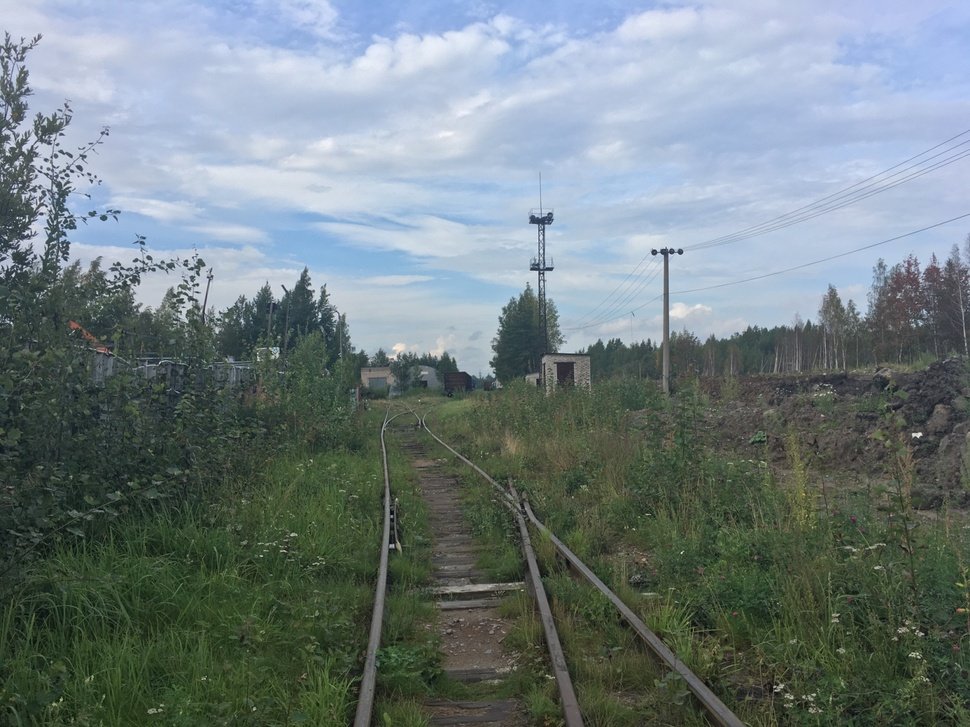
//> input picture lesson05/data/081.jpg, 970 x 727 px, shrunk from 1600 x 1200 before the run
$ ./main   (built with g++ and OpenCV 4)
//> lines starting //> are read from the running program, lines starting //| are printed output that depends on the picture
#include <filesystem>
#include <iostream>
#include <libutils/rasserts.h>

#include "hough.h"

#include <opencv2/imgproc.hpp>


void test(std::string name) {
//> called with name = "081"
    std::cout << "Processing image " << name << ".jpg..." << std::endl;

    std::string full_path = "lesson05/data/" + name + ".jpg";
    cv::Mat img = cv::imread(full_path);
//> img is the input picture: 727 rows x 970 cols, CV_8UC3; mean B, G, R 128, 125.9, 112.8
    cv::imwrite("lesson08/resultsData/" + name + "_0.png",
                img); // сохраним еще раз изначальную картинку в папку с результатами чтобы была под рукой
    rassert(!img.empty(), 238982391080010);
//> (this line was passed over: rassert is not available in this run)
    cv::cvtColor(img, img, cv::COLOR_BGR2GRAY); // преобразуем в оттенки серого
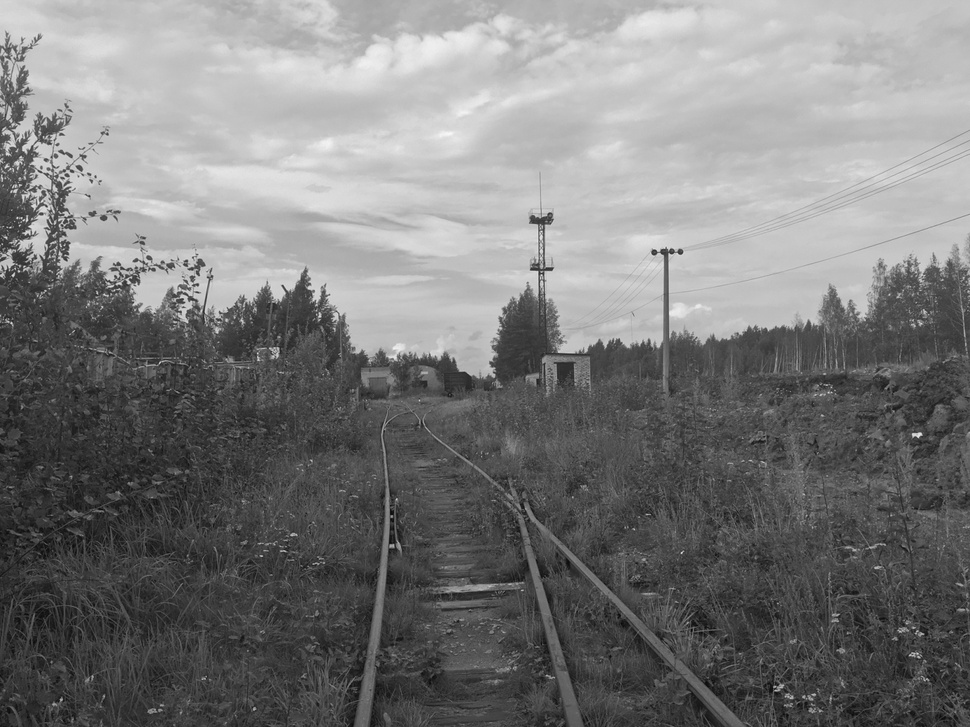
//> img: 727 rows x 970 cols, CV_8UC1; min 5, max 248, mean 122.2

    cv::Mat grad_x, grad_y; // в этих двух картинках мы получим производную (градиент=gradient) по оси x и y
    // для этого достаточно дважды применить оператор Собеля (реализованный в OpenCV)
    cv::Sobel(img, grad_x, CV_32FC1, 1, 0);
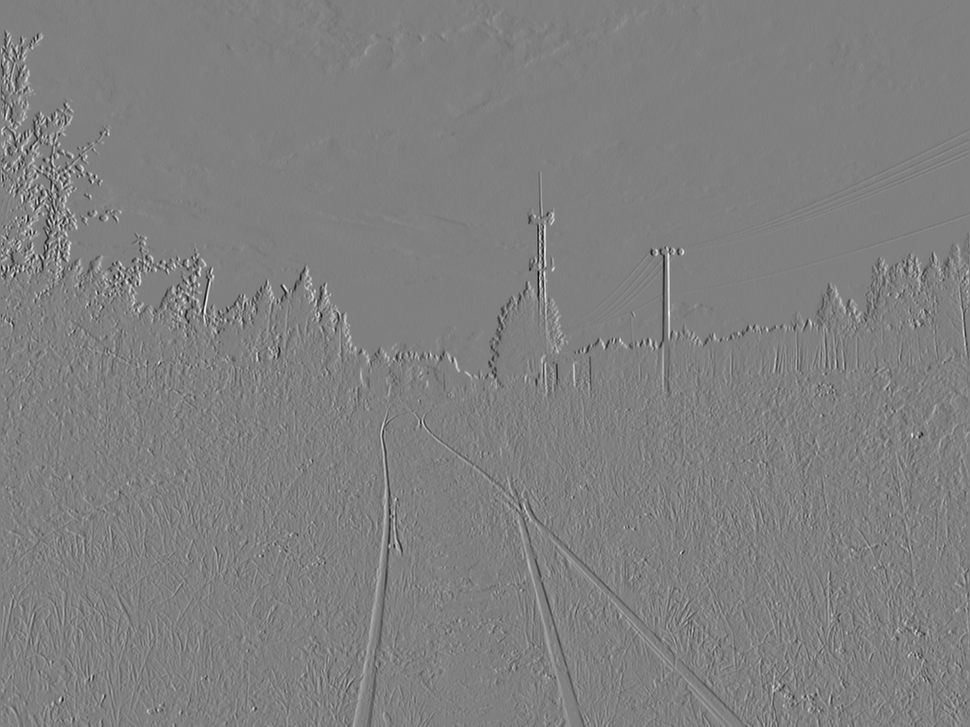
//> grad_x: 727 rows x 970 cols, CV_32FC1; min -677, max 671, mean 0.3; drawn with min black and max white
    cv::Sobel(img, grad_y, CV_32FC1, 0, 1);
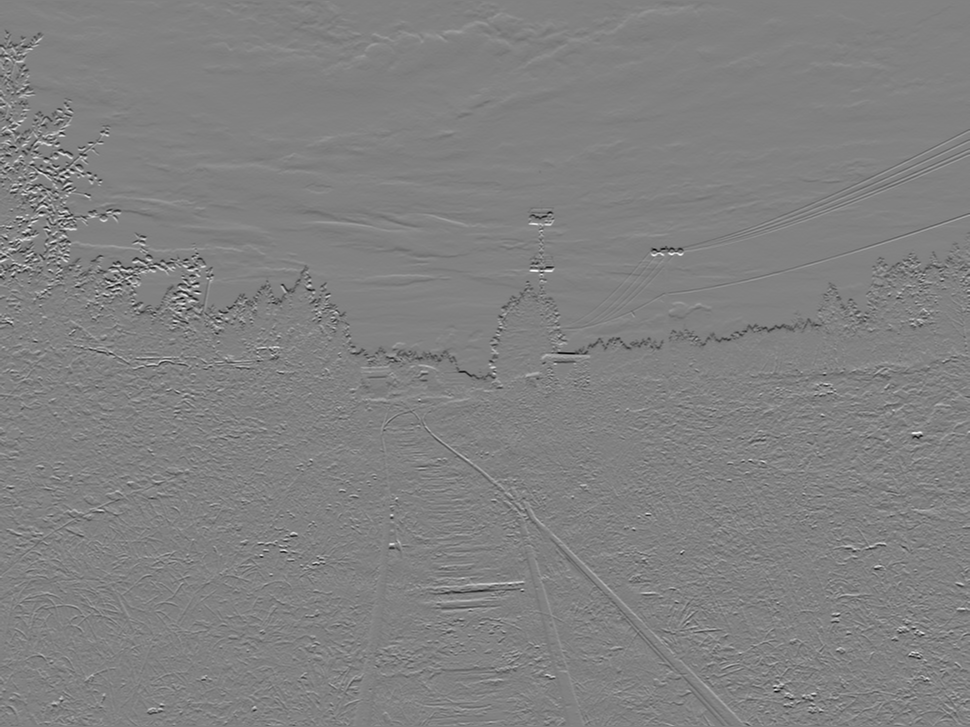
//> grad_y: 727 rows x 970 cols, CV_32FC1; min -677, max 655, mean -1.4; drawn with min black and max white
    rassert(!grad_x.empty(), 234892748239070017);
//> (this line was passed over: rassert is not available in this run)
    rassert(!grad_y.empty(), 234892748239070018);
//> (this line was passed over: rassert is not available in this run)

    // замечаем что мы ведь забыли взять абсолютное значение градиента!
    // давайте это исправим:
    grad_x = cv::abs(grad_x);
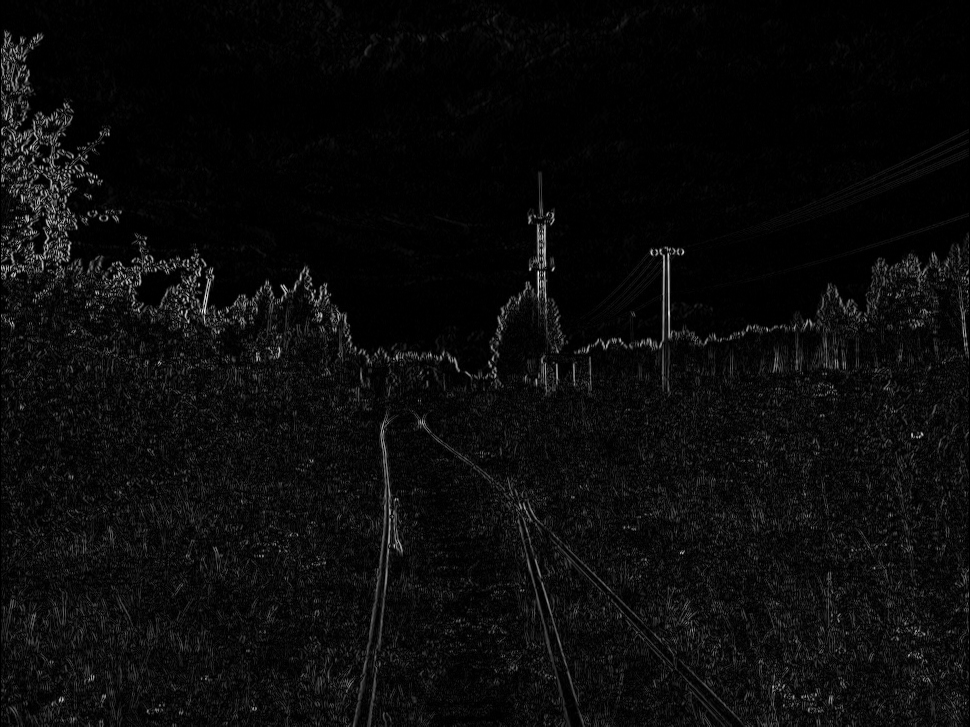
//> grad_x: 727 rows x 970 cols, CV_32FC1; min 0, max 677, mean 30.8; drawn with min black and max white
    grad_y = cv::abs(grad_y);
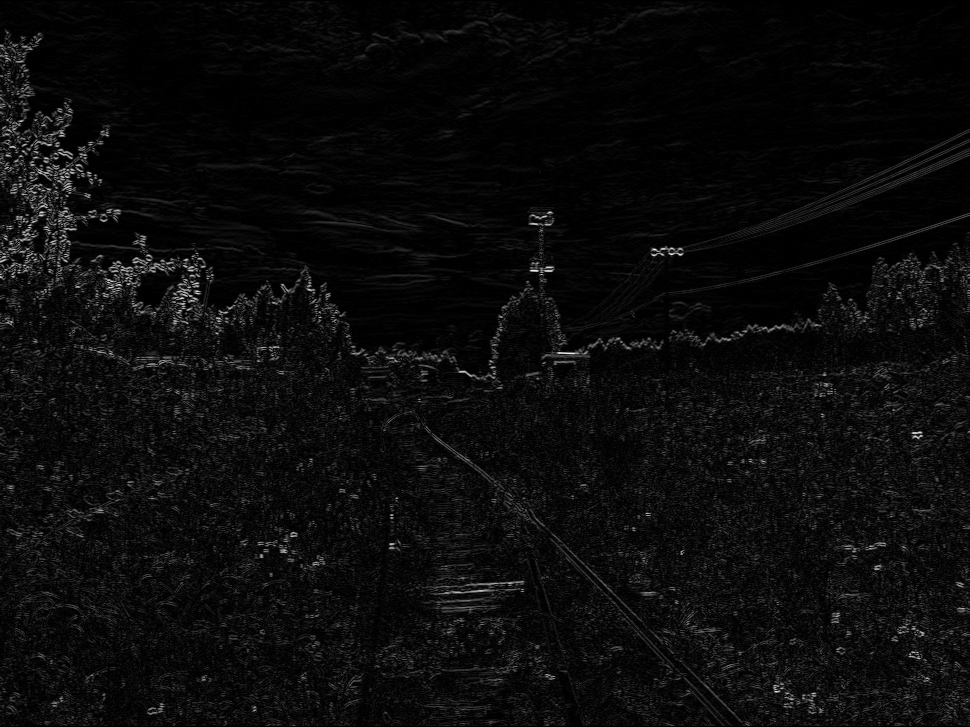
//> grad_y: 727 rows x 970 cols, CV_32FC1; min 0, max 677, mean 31.2; drawn with min black and max white

    cv::Mat sobel_strength(img.rows, img.cols, CV_32FC1, 0.0f);
    // теперь хочется заполнить sobel_strength силой градиента с учетом обеих осей, т.е. что-то вроде sobel_strength=sqrt(grad_x^2+grad_x^2):
    for (int j = 0; j < sobel_strength.rows; ++j) {
        for (int i = 0; i < sobel_strength.cols; ++i) {
            float dx = grad_x.at<float>(j, i);
            float dy = grad_y.at<float>(j, i);
            float gradient_strength = sqrtf(dx * dx + dy * dy);
            sobel_strength.at<float>(j, i) = gradient_strength;
        }
    }
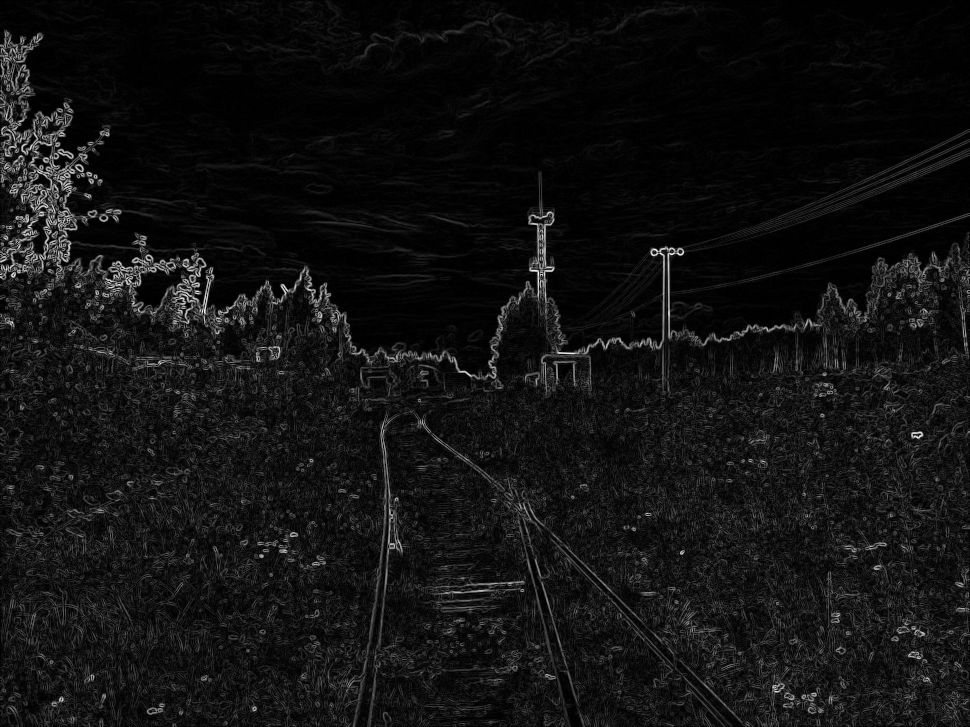
//> sobel_strength: 727 rows x 970 cols, CV_32FC1; min 0, max 680.7, mean 49.4; drawn with min black and max white
    cv::imwrite("lesson08/resultsData/" + name + "_1_sobel_strength.png", sobel_strength);

    // TODO
    // Эта функция по картинке с силами градиентов (после свертки оператором Собеля) строит пространство Хафа
    // Вы можете либо взять свою реализацию из прошлого задания, либо взять мою заготовку которая предложена внутри этой функции
    // и довезти ее до ума
//> (the run ends here: the program needs code that is not available in this run, at `cv::Mat hough = buildHough(sobel_strength);`)

$ run again, with lesson05/data/1.jpg copied over lesson05/data/081.jpg
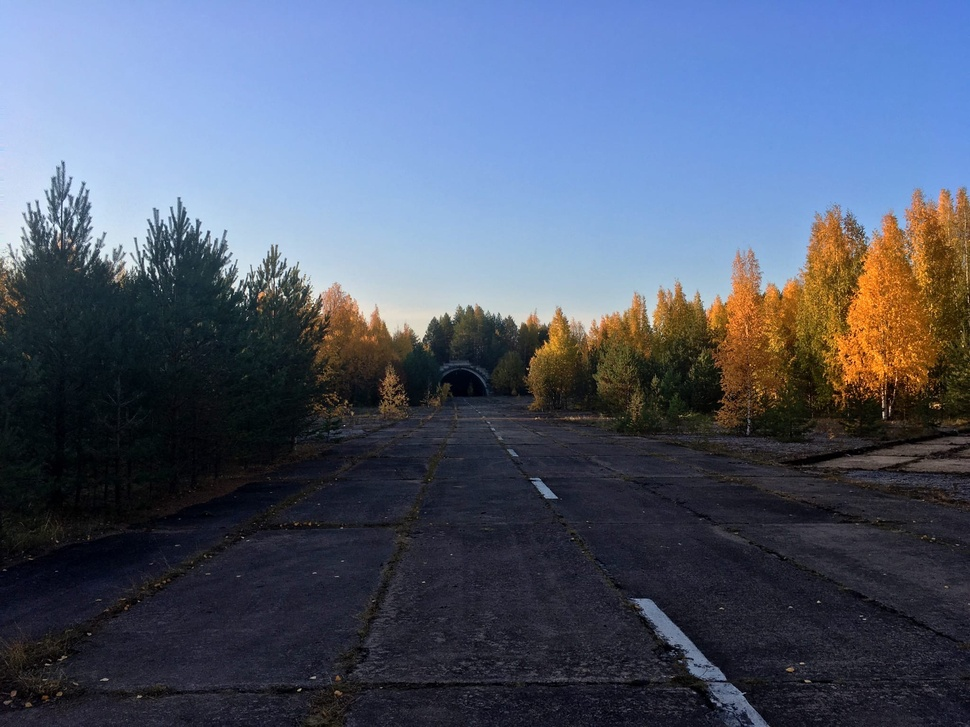
//> input picture lesson05/data/1.jpg, 970 x 727 px, shrunk from 2048 x 1536 before the run
//> in test, img is the input picture: 727 rows x 970 cols, CV_8UC3; mean B, G, R 110.2, 90.1, 80.1
//> in test, `cv::cvtColor(img, img, cv::COLOR_BGR2GRAY);`:
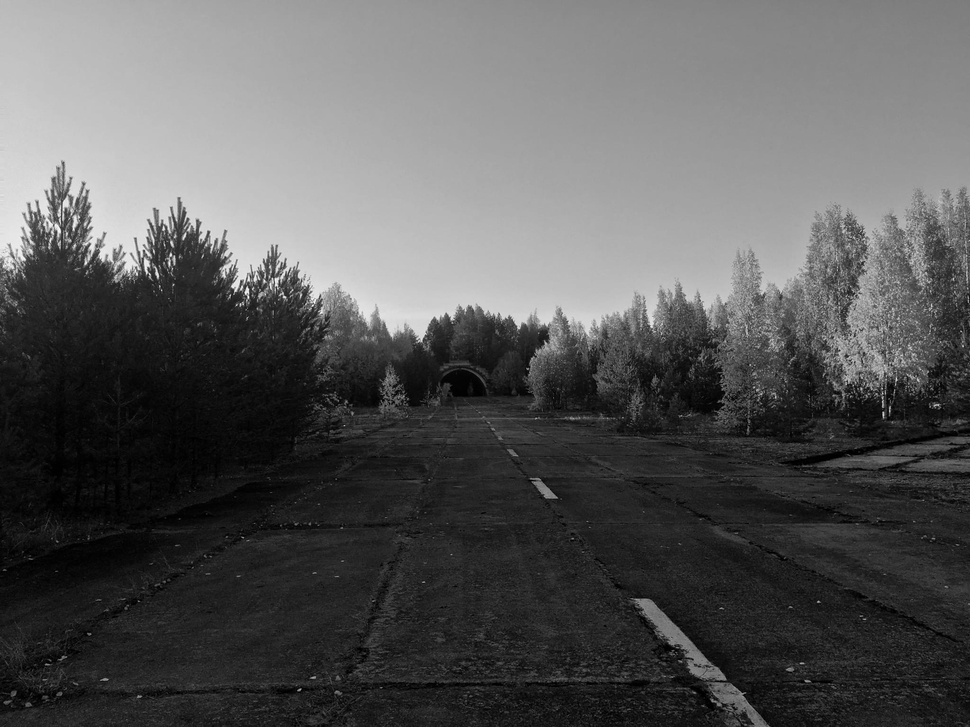
//> img: 727 rows x 970 cols, CV_8UC1; min 0, max 253, mean 89.4
//> in test, `grad_y = cv::abs(grad_y);`:
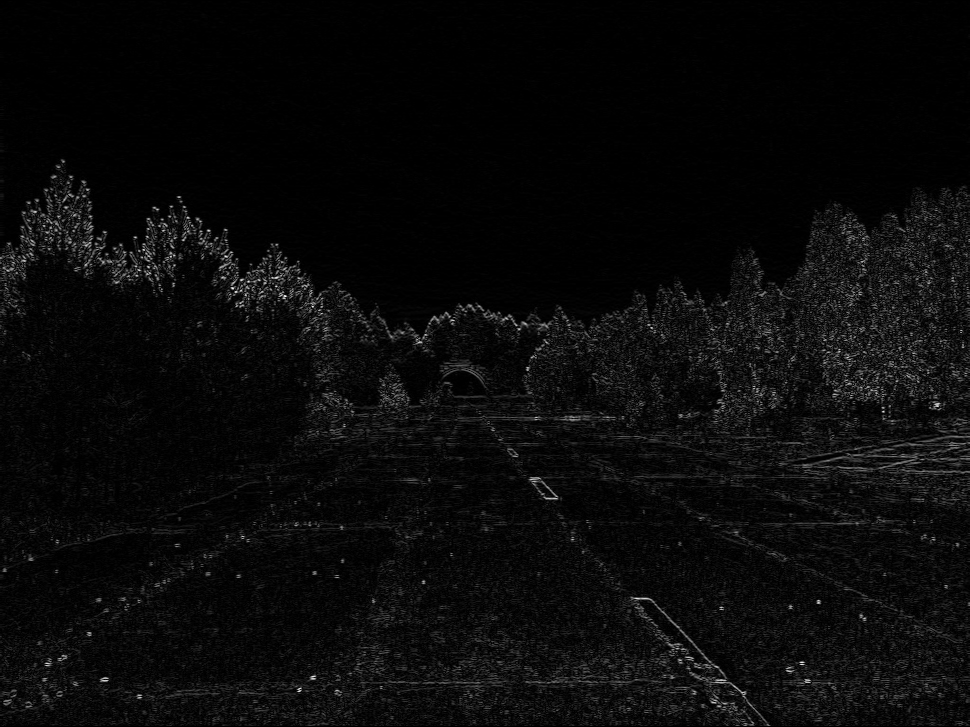
//> grad_y: 727 rows x 970 cols, CV_32FC1; min 0, max 599, mean 24.7; drawn with min black and max white
